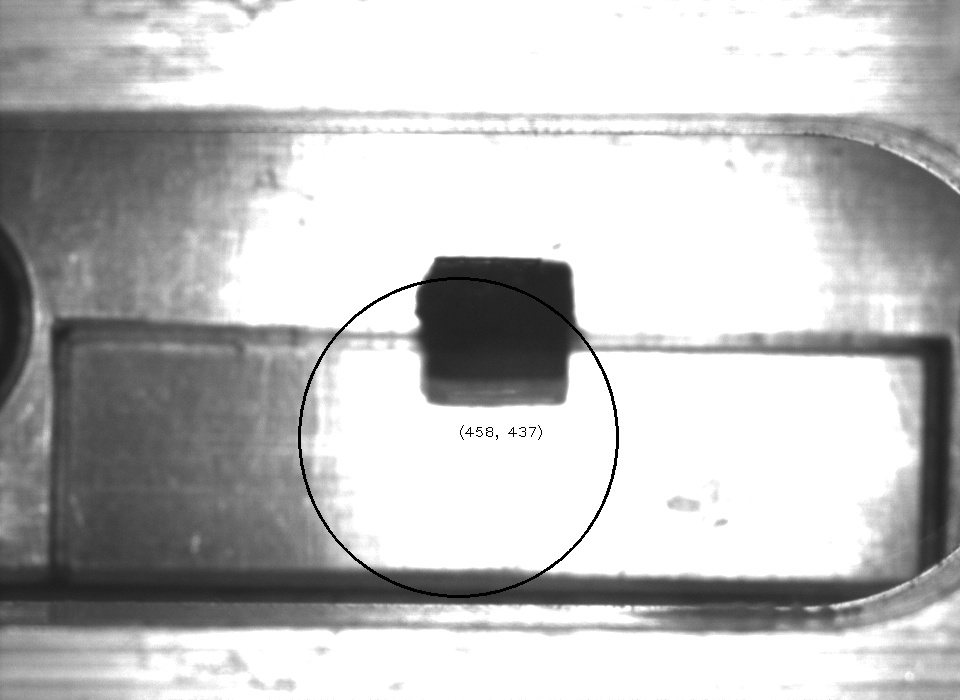
//> input picture autoPAd/autopadnew20200311/src_image.jpg, 960 x 700 px, given in place of video.mp4, which was not available
$ ./testDemo   (built with g++ and OpenCV 4)
//> lines starting //> are read from the running program, lines starting //| are printed output that depends on the picture; after the words box and inside, x2 and y2 are one past the last pixel; in counts of white or black regions, pixels touching at a corner belong together; pictures that were not available may be replaced by others from this repository, and a replacement may not be noted
### houghcircle/ExtendHoughCircle.h
#pragma once

#include <cv.h>
#include <windows.h>

#include<opencv2/core/core.hpp>
#include<opencv2/highgui/highgui.hpp>
#include<opencv2/imgproc/imgproc.hpp>
using namespace cv;
using namespace std;

struct circle_found
{
	float score;	//匹配分数
	cv::Vec3f circle;	//找到的圆
};

namespace ExtendCV
{
	//_image——输入的图像，必须为8位单通道，_circles——找到的圆，dp——cv::houghcircles中的dp，min_dist——cv::houghcircles中的minDist两圆最小距离
	//low_threshold——将_image预处理提取轮廓的canny低阈值，high_threshold——将_image预处理提取轮廓的canny高阈值
	//acc_threshold——cv::houghcircles中的param2累加器值，minRadius——圆的最小半径，maxRadius——圆的最大半径
	//minScore——找出的圆与现有的轮廓的重合率，作为分数
	//_contour_image——可选的输入轮廓图，如果这里非空，则将low_threshold与high_threshold忽略（方便轮廓图的进一步预处理）
	void FindCircles(cv::InputArray _image, vector<circle_found>& _circles, float dp, int min_dist,
		int low_threshold, int high_threshold, int acc_threshold, int minRadius, int maxRadius,
		float minScore, cv::InputArray _contour_image = cv::Mat());

}

### houghcircle/ExtendHoughCircle.cpp
#include "ExtendHoughCircle.h"

// [4 lines left out: function SortCircleFound, not called in this run]

const int STORAGE_SIZE = 1 << 12;

#define hough_cmp_gt(l1,l2) (aux[l1] > aux[l2])

#define cvSobel_Core 5
#define overlap_check_brush 2

enum { XY_SHIFT = 16, XY_ONE = 1 << XY_SHIFT, DRAWING_STORAGE_BLOCK = (1 << 12) - 256 };

struct descent_data
{
	int data;
	int index;
}DESENT_DATA_S;

// [35 lines left out: function icvHoughSortDescent32s, not called in this run]
static void seqToMat(const CvSeq* seq, cv::OutputArray _arr)
{
	if (seq && seq->total > 0)
	{
		_arr.create(1, seq->total, seq->flags, -1, true);
		cv::Mat arr = _arr.getMat();
		cvCvtSeqToArray(seq, arr.data);
	}
	else
		_arr.release();
}

static void icvFindCirclesGradient(CvMat* img, cv::Mat &contour_img, float dp, float min_dist, int min_radius, int max_radius,
	int low_threshold, int high_threshold, int acc_threshold, CvSeq* circles, int circles_max)
{
	const int SHIFT = 10, ONE = 1 << SHIFT;
	cv::Ptr<CvMat> dx, dy;
	cv::Ptr<CvMat> edges, accum, dist_buf;
	std::vector<int> sort_buf;
	cv::Ptr<CvMemStorage> storage;

	int x, y, i, j, k, center_count, nz_count;
	float min_radius2 = (float)min_radius*min_radius;
	float max_radius2 = (float)max_radius*max_radius;
	int rows, cols, arows, acols;
	int astep, *adata;
	float* ddata;
	CvSeq *nz, *centers;
	float idp, dr;
	CvSeqReader reader;

	//如果输入的轮廓图尺寸与输入的源图完全相同，则使用输入的轮廓图，否则cvCanny提取轮廓图，可以更灵活的预处理图像
	if (contour_img.cols == img->cols && contour_img.rows == img->rows)
	{
		edges = cvCloneMat(&CvMat(contour_img));
	}
	else
	{
		edges = cvCreateMat(img->rows, img->cols, CV_8UC1);
		cvCanny(img, edges, low_threshold, high_threshold, 3);	//添加cvCanny的低阈值low_threshold，参数控制可以更灵活
																//contour_img.ptr=edges;
	}

	dx = cvCreateMat(img->rows, img->cols, CV_16SC1);
	dy = cvCreateMat(img->rows, img->cols, CV_16SC1);
	///////////////////////////////////计算方向导数的Sobel核大小，重要参数////////////////////////////////////////
	cvSobel(img, dx, 1, 0, cvSobel_Core);
	cvSobel(img, dy, 0, 1, cvSobel_Core);

	if (dp < 1.f)
		dp = 1.f;
	idp = 1.f / dp;
	accum = cvCreateMat(cvCeil(img->rows*idp) + 2, cvCeil(img->cols*idp) + 2, CV_32SC1);
	cvZero(accum);

	storage = cvCreateMemStorage();
	nz = cvCreateSeq(CV_32SC2, sizeof(CvSeq), sizeof(CvPoint), storage);
	centers = cvCreateSeq(CV_32SC1, sizeof(CvSeq), sizeof(int), storage);

	rows = img->rows;
	cols = img->cols;
	arows = accum->rows - 2;
	acols = accum->cols - 2;
	adata = accum->data.i;
	astep = accum->step / sizeof(adata[0]);
	// Accumulate circle evidence for each edge pixel
	for (y = 0; y < rows; y++)
	{
		const uchar* edges_row = edges->data.ptr + y*edges->step;
		const short* dx_row = (const short*)(dx->data.ptr + y*dx->step);
		const short* dy_row = (const short*)(dy->data.ptr + y*dy->step);

		for (x = 0; x < cols; x++)
		{
			float vx, vy;
			int sx, sy, x0, y0, x1, y1, r;
			CvPoint pt;

			vx = dx_row[x];
			vy = dy_row[x];

			if (!edges_row[x] || (vx == 0 && vy == 0))
				continue;

			float mag = sqrt(vx*vx + vy*vy);
			assert(mag >= 1);
			sx = cvRound((vx*idp)*ONE / mag);
			sy = cvRound((vy*idp)*ONE / mag);

			x0 = cvRound((x*idp)*ONE);
			y0 = cvRound((y*idp)*ONE);
			// Step from min_radius to max_radius in both directions of the gradient
			for (int k1 = 0; k1 < 2; k1++)
			{
				x1 = x0 + min_radius * sx;
				y1 = y0 + min_radius * sy;

				for (r = min_radius; r <= max_radius; x1 += sx, y1 += sy, r++)
				{
					int x2 = x1 >> SHIFT, y2 = y1 >> SHIFT;
					if ((unsigned)x2 >= (unsigned)acols ||
						(unsigned)y2 >= (unsigned)arows)
						break;
					adata[y2*astep + x2]++;
				}

				sx = -sx; sy = -sy;
			}

			pt.x = x; pt.y = y;
			cvSeqPush(nz, &pt);
		}
	}

	nz_count = nz->total;
	if (!nz_count)
		return;
	//Find possible circle centers
	for (y = 1; y < arows - 1; y++)
	{
		for (x = 1; x < acols - 1; x++)
		{
			int base = y*(acols + 2) + x;
			if (adata[base] > acc_threshold &&
				adata[base] > adata[base - 1] && adata[base] > adata[base + 1] &&
				adata[base] > adata[base - acols - 2] && adata[base] > adata[base + acols + 2])
				cvSeqPush(centers, &base);
		}
	}

	center_count = centers->total;
	if (!center_count)
		return;

	sort_buf.resize(MAX(center_count, nz_count));
	cvCvtSeqToArray(centers, &sort_buf[0]);

	icvHoughSortDescent32s(&sort_buf[0], center_count, adata);

	cvClearSeq(centers);
	cvSeqPushMulti(centers, &sort_buf[0], center_count);

	dist_buf = cvCreateMat(1, nz_count, CV_32FC1);
	ddata = dist_buf->data.fl;

	dr = dp;
	min_dist = MAX(min_dist, dp);
	min_dist *= min_dist;
	// For each found possible center
	// Estimate radius and check support
	for (i = 0; i < centers->total; i++)
	{
		int ofs = *(int*)cvGetSeqElem(centers, i);
		y = ofs / (acols + 2);
		x = ofs - (y)*(acols + 2);
		//Calculate circle's center in pixels
		float cx = (float)((x + 0.5f)*dp), cy = (float)((y + 0.5f)*dp);
		float start_dist, dist_sum;
		float r_best = 0;
		int max_count = 0;
		// Check distance with previously detected circles
		for (j = 0; j < circles->total; j++)
		{
			float* c = (float*)cvGetSeqElem(circles, j);
			if ((c[0] - cx)*(c[0] - cx) + (c[1] - cy)*(c[1] - cy) < min_dist)
				break;
		}

		if (j < circles->total)
			continue;
		// Estimate best radius
		cvStartReadSeq(nz, &reader);
		for (j = k = 0; j < nz_count; j++)
		{
			CvPoint pt;
			float _dx, _dy, _r2;
			CV_READ_SEQ_ELEM(pt, reader);
			_dx = cx - pt.x; _dy = cy - pt.y;
			_r2 = _dx*_dx + _dy*_dy;
			if (min_radius2 <= _r2 && _r2 <= max_radius2)
			{
				ddata[k] = _r2;
				sort_buf[k] = k;
				k++;
			}
		}

		int nz_count1 = k, start_idx = nz_count1 - 1;
		if (nz_count1 == 0)
			continue;
		dist_buf->cols = nz_count1;
		cvPow(dist_buf, dist_buf, 0.5);
		//----------------------------------------------------------------------------------------------------------------------------------------#####
		icvHoughSortDescent32s(&sort_buf[0], nz_count1, (int*)ddata);

		dist_sum = start_dist = ddata[sort_buf[nz_count1 - 1]];
		for (j = nz_count1 - 2; j >= 0; j--)
		{
			float d = ddata[sort_buf[j]];

			if (d > max_radius)
				break;

			if (d - start_dist > dr)
			{
				float r_cur = ddata[sort_buf[(j + start_idx) / 2]];
				if ((start_idx - j)*r_best >= max_count*r_cur ||
					(r_best < FLT_EPSILON && start_idx - j >= max_count))
				{
					r_best = r_cur;
					max_count = start_idx - j;
				}
				start_dist = d;
				start_idx = j;
				dist_sum = 0;
			}
			dist_sum += d;
		}
		// Check if the circle has enough support
		if (max_count > acc_threshold)
		{
			float c[3];
			c[0] = cx;
			c[1] = cy;
			c[2] = (float)r_best;
			cvSeqPush(circles, c);
			if (circles->total > circles_max)
				return;
		}
	}
}

CV_IMPL CvSeq* cvFindCircles(CvArr* src_image, cv::Mat &contour_image, void* circle_storage, float dp, int min_dist,
	int low_threshold, int high_threshold, int acc_threshold, int min_radius, int max_radius)
{
	CvSeq* result = 0;

	CvMat stub, *img = (CvMat*)src_image;

	CvMat* mat = 0;
	CvSeq* circles = 0;
	CvSeq circles_header;
	CvSeqBlock circles_block;
	int circles_max = INT_MAX;

	img = cvGetMat(img, &stub);

	if (!CV_IS_MASK_ARR(img))
		CV_Error(CV_StsBadArg, "The source image must be 8-bit, single-channel");

	if (contour_image.cols == img->cols && contour_image.rows == img->rows)
	{
		if (contour_image.type() != CV_8UC1)
			CV_Error(CV_StsBadArg, "The contour image must be 8-bit, single-channel");
	}

	if (!circle_storage)
		CV_Error(CV_StsNullPtr, "NULL destination");

	if (dp <= 0 || min_dist <= 0 || low_threshold <= 0 || high_threshold <= 0 || acc_threshold <= 0)
		CV_Error(CV_StsOutOfRange, "dp, min_dist, canny_threshold and acc_threshold must be all positive numbers");

	min_radius = MAX(min_radius, 0);
	if (max_radius <= 0)
		max_radius = MAX(img->rows, img->cols);
	else if (max_radius <= min_radius)
		max_radius = min_radius + 2;

	if (CV_IS_STORAGE(circle_storage))
	{
		circles = cvCreateSeq(CV_32FC3, sizeof(CvSeq),
			sizeof(float) * 3, (CvMemStorage*)circle_storage);
	}
	else if (CV_IS_MAT(circle_storage))
	{
		mat = (CvMat*)circle_storage;

		if (!CV_IS_MAT_CONT(mat->type) || (mat->rows != 1 && mat->cols != 1) ||
			CV_MAT_TYPE(mat->type) != CV_32FC3)
			CV_Error(CV_StsBadArg,
				"The destination matrix should be continuous and have a single row or a single column");

		circles = cvMakeSeqHeaderForArray(CV_32FC3, sizeof(CvSeq), sizeof(float) * 3,
			mat->data.ptr, mat->rows + mat->cols - 1, &circles_header, &circles_block);
		circles_max = circles->total;
		cvClearSeq(circles);
	}
	else
		CV_Error(CV_StsBadArg, "Destination is not CvMemStorage* nor CvMat*");

	icvFindCirclesGradient(img, contour_image, (float)dp, (float)min_dist,
		min_radius, max_radius, low_threshold, high_threshold,
		acc_threshold, circles, circles_max);

	if (mat)
	{
		if (mat->cols > mat->rows)
			mat->cols = circles->total;
		else
			mat->rows = circles->total;
	}
	else
		result = circles;

	return result;
}

// [98 lines left out: function CheckCircleOverlap, not called in this run]

void ExtendCV::FindCircles(cv::InputArray _image, vector<circle_found>& _circles, float dp, int min_dist,
	int low_threshold, int high_threshold, int acc_threshold, int minRadius, int maxRadius,
	float minScore, cv::InputArray _contour_image)
{
	cv::Ptr<CvMemStorage> storage = cvCreateMemStorage(STORAGE_SIZE);
	cv::Mat image = _image.getMat();
	cv::Mat show_img = image.clone();
	if (image.channels() != 1)
	{
		cv::cvtColor(image, image, CV_BGR2GRAY);
	}
	CvMat c_image = image;
	cv::Mat contour_image = _contour_image.getMat();

	vector<cv::Vec3f> circles_all;
	CvSeq* seq = cvFindCircles(&c_image, contour_image, storage, dp, min_dist, low_threshold, high_threshold,
		acc_threshold, minRadius, maxRadius);
	seqToMat(seq, circles_all);
	std::vector<std::vector<cv::Point>> contours;
	findContours(contour_image, contours, CV_RETR_LIST, CV_CHAIN_APPROX_SIMPLE);
	drawContours(contour_image, contours, -1, cv::Scalar(255), overlap_check_brush);

	// 	Mat draw_mat=Mat(contour_image.rows,contour_image.cols,CV_8UC1);
	UINT NonZeroCount_circle, NonZeroCount_overlap;
	float overlap_score = 0;
	_circles.clear();
	int vector_size = circles_all.size();
	//printf("vector_size:%d\n", vector_size);
	for (int i = 0, j = 0; i<vector_size; i++)
	{
		NonZeroCount_circle = CheckCircleOverlap(contour_image,
			cv::Point(circles_all[i][0], circles_all[i][1]), circles_all[i][2], NonZeroCount_overlap);

		overlap_score = (float)NonZeroCount_overlap / (float)NonZeroCount_circle;


		// printf("NonZeroCount_circle:%f,overlap_score:%f\n", NonZeroCount_circle, overlap_score);
		if (overlap_score>minScore)
		{
			//printf("call cv::circle \n");
			_circles.push_back(circle_found());
			_circles[j].score = overlap_score;
			_circles[j].circle = circles_all[i];
			cv::circle(show_img, cv::Point(_circles[j].circle[0], _circles[j].circle[1]), _circles[j].circle[2], cv::Scalar(0, 0, 255), 2);
			j++;	//分开计数，i记录的是比对过的总数，j记录的是比对后可以通过的计数
		}
	}
	std::sort(_circles.begin(), _circles.end(), SortCircleFound);

	cv::imshow("show_img", show_img);
}

### houghcircle/testDemo.cpp
#include<opencv2/core/core.hpp>
#include<opencv2/highgui/highgui.hpp>
#include<opencv2/imgproc/imgproc.hpp>
#include<iostream>
#include "ExtendHoughCircle.h"

using namespace cv;
using namespace std;

static void ContrastAndBright(int, void *)
{
	Mat m = Mat(1, 640, 0);
	imshow("【效果图窗口】", m);
}

int main()
{
	VideoCapture capture("E://photo_opencv/video.mp4");
	if (!capture.isOpened())
		cout << "fail to open!" << endl;

	int threadvalue = 100;
	int cannyLowThre = 50;
	int cannyHighThre = 100;
	int HoughCircles_dp = 1;

	int low_threshold = 183;
	int high_threshold = 332;
	int acc_threshold = 1;
	int i_minScore = 50;

	// [4 lines of commented-out code are left out]

	namedWindow("【效果图窗口】", CV_WINDOW_NORMAL);

	//创建轨迹条
	createTrackbar("阈值：", "【效果图窗口】", &threadvalue, 255, ContrastAndBright);
	createTrackbar("LowThre：", "【效果图窗口】", &cannyLowThre, 400, ContrastAndBright);
	createTrackbar("HighThre：", "【效果图窗口】", &cannyHighThre, 400, ContrastAndBright);
	createTrackbar("dp：", "【效果图窗口】", &HoughCircles_dp, 200, ContrastAndBright);
	createTrackbar("low_thre：", "【效果图窗口】", &low_threshold, 500, ContrastAndBright);
	createTrackbar("high_thr：", "【效果图窗口】", &high_threshold, 500, ContrastAndBright);
	createTrackbar("acc_thre：", "【效果图窗口】", &acc_threshold, 50, ContrastAndBright);
	createTrackbar("i_minS：", "【效果图窗口】", &i_minScore, 500, ContrastAndBright);
	// [4 lines of commented-out code are left out]

	ContrastAndBright(threadvalue, 0);

	int frames = capture.get(CV_CAP_PROP_FRAME_COUNT);
	int n = 0;

	while (1)
	{
		Mat frame;
		capture >> frame;
//> frame is the input picture: 700 rows x 960 cols, CV_8UC3; min 0, max 255, mean 190.7
		if (!frame.data)
		{
			destroyAllWindows();
			break;
		}

		if (n == frames - 1)
		{
			capture.set(CV_CAP_PROP_POS_FRAMES, 0);
			n = 0;
		}
		float minScore = i_minScore*0.01;
		HoughCircles_dp <= 0 ? HoughCircles_dp++ : HoughCircles_dp;
		low_threshold <= 0 ? low_threshold++ : low_threshold;
		low_threshold <= 0 ? low_threshold++ : low_threshold;
		high_threshold <= 0 ? high_threshold++ : high_threshold;
		acc_threshold <= 0 ? acc_threshold++ : acc_threshold;

		n++;
		Mat resizeimage = frame(Rect(250, 0, 250, 480));
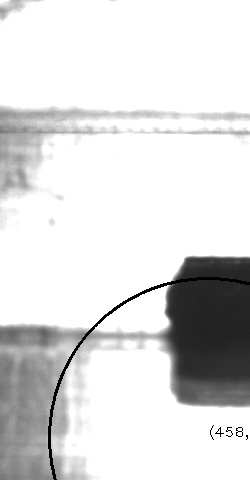
//> resizeimage: 480 rows x 250 cols, CV_8UC3; min 0, max 255, mean 219.9
		Mat  image = resizeimage.clone();
		//draw_hist(resizeimage);

		Mat src_image = image.clone();

		Mat out;
		GaussianBlur(image, image, Size(5, 5), 0, 0);

		Mat imageLog(image.size(), CV_32FC3);

		for (int i = 0; i < image.rows; i++)
		{
			for (int j = 0; j < image.cols; j++)
			{
				imageLog.at<Vec3f>(i, j)[0] = log(1 + image.at<Vec3b>(i, j)[0]);
				imageLog.at<Vec3f>(i, j)[1] = log(1 + image.at<Vec3b>(i, j)[1]);
				imageLog.at<Vec3f>(i, j)[2] = log(1 + image.at<Vec3b>(i, j)[2]);
			}
		}
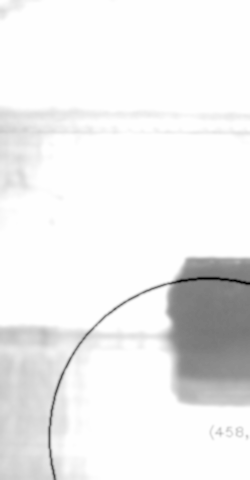
//> imageLog: 480 rows x 250 cols, CV_32FC3; min 1.79, max 5.55, mean 5.31; drawn with min black and max white
		//归一化到0~255
		normalize(imageLog, imageLog, 0, 255, CV_MINMAX);
		//转换成8bit图像显示
		convertScaleAbs(imageLog, imageLog);
//> imageLog: 480 rows x 250 cols, CV_8UC3
		Mat aterimg = imageLog.clone();

		//-------------------------------------------------------
		cvtColor(imageLog, imageLog, CV_BGR2GRAY);
//> imageLog: 480 rows x 250 cols, CV_8UC1

		//Mat bimage;
	//	threshold(imageLog, bimage, threadvalue, 255, 1);

		Mat imme;
		Canny(imageLog, imme, cannyLowThre, cannyHighThre, 3);
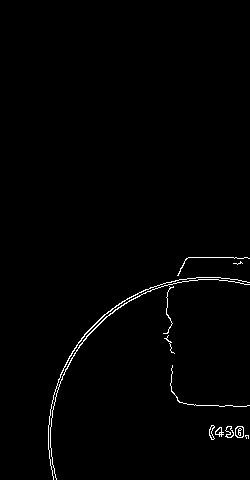
//> imme: 480 rows x 250 cols, CV_8UC1; 1% white in thin lines or dots, all inside (x1, y1, x2, y2) = (48, 257, 250, 480)
		imshow("tests", imme);

		vector<circle_found> found;
		//Mat immg = aterimg.clone();
		Mat color_img = aterimg.clone();
		ExtendCV::FindCircles(imme, found, HoughCircles_dp, 1, low_threshold, high_threshold, 10, 68, 30, minScore, imme);
//> after the loop in icvFindCirclesGradient, `for (y = 0; y < rows; y++)`: nz = 1129 items
//> in icvFindCirclesGradient, `nz_count = nz->total;`: nz_count = 1129
//> in FindCircles, `findContours(contour_image, contours, CV_RETR_LIST, CV_CHAIN_APPROX_SI..`: contours = 20 contours, 10 with area under 20; largest, box (x1, y1, x2, y2) and area: (235, 426, 244, 438) 83, (235, 426, 244, 438) 75, (48, 277, 250, 480) 68, (50, 279, 250, 480) 60, (225, 426, 234, 438) 56
//> in FindCircles, `drawContours(contour_image, contours, -1, cv::Scalar(255), overlap_che..`:
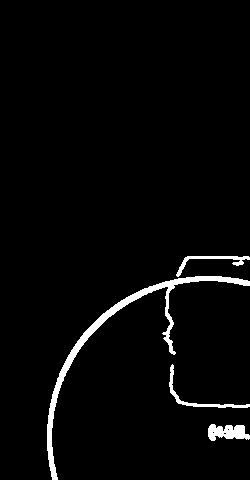
//> contour_image: 480 rows x 250 cols, CV_8UC1; 2.9% white; 4 white regions, box (x1, y1, x2, y2) and area: (47, 276, 250, 480) 2307, (208, 424, 250, 441) 490, (169, 364, 250, 408) 373, (176, 256, 250, 277) 323
//> after the loop in FindCircles, `for (int i = 0, j = 0; i<vector_size; i++)`: NonZeroCount_overlap = 0
//> found = 0 items
		for (size_t i = 0; i < found.size(); i++)
		{
			Point center = cv::Point(found[i].circle[i], found[i].circle[1]);
			circle(aterimg, center, 3, Scalar(0, 255, 255), -1, 8, 0); //中心点
			cv::circle(aterimg, center, found[i].circle[2], cv::Scalar(0, 0, 255), 2);
			String showpoint = "(" + to_string(center.x) + "," + to_string(center.y) + ")";
			center.x -= 20;
			putText(aterimg, showpoint, center, FONT_HERSHEY_PLAIN, 2, Scalar(0, 255, 255), 2);

			break;//画一个就退出，我们只需要一个
		}
//> this loop made 0 passes
	//	cv::circle(aterimg, cv::Point(found[0].circle[0], found[0].circle[1]), found[0].circle[2], cv::Scalar(0, 0, 255), 2);
		imshow("out", aterimg);
		imshow("after", src_image);
		waitKey(30);
	}
	cout << "over" << endl;
	getchar();
	return 0;
}
